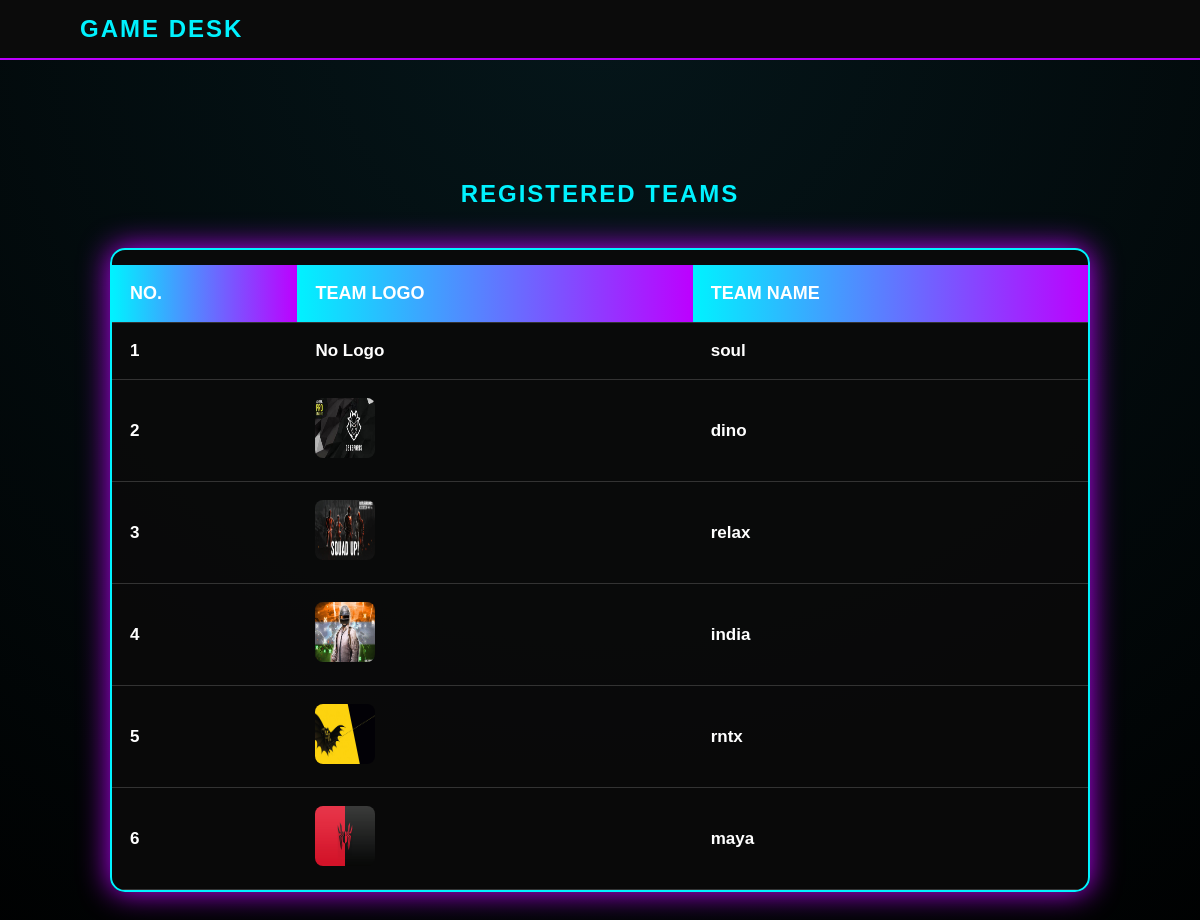
The app's page /all_team_entries/, older data.
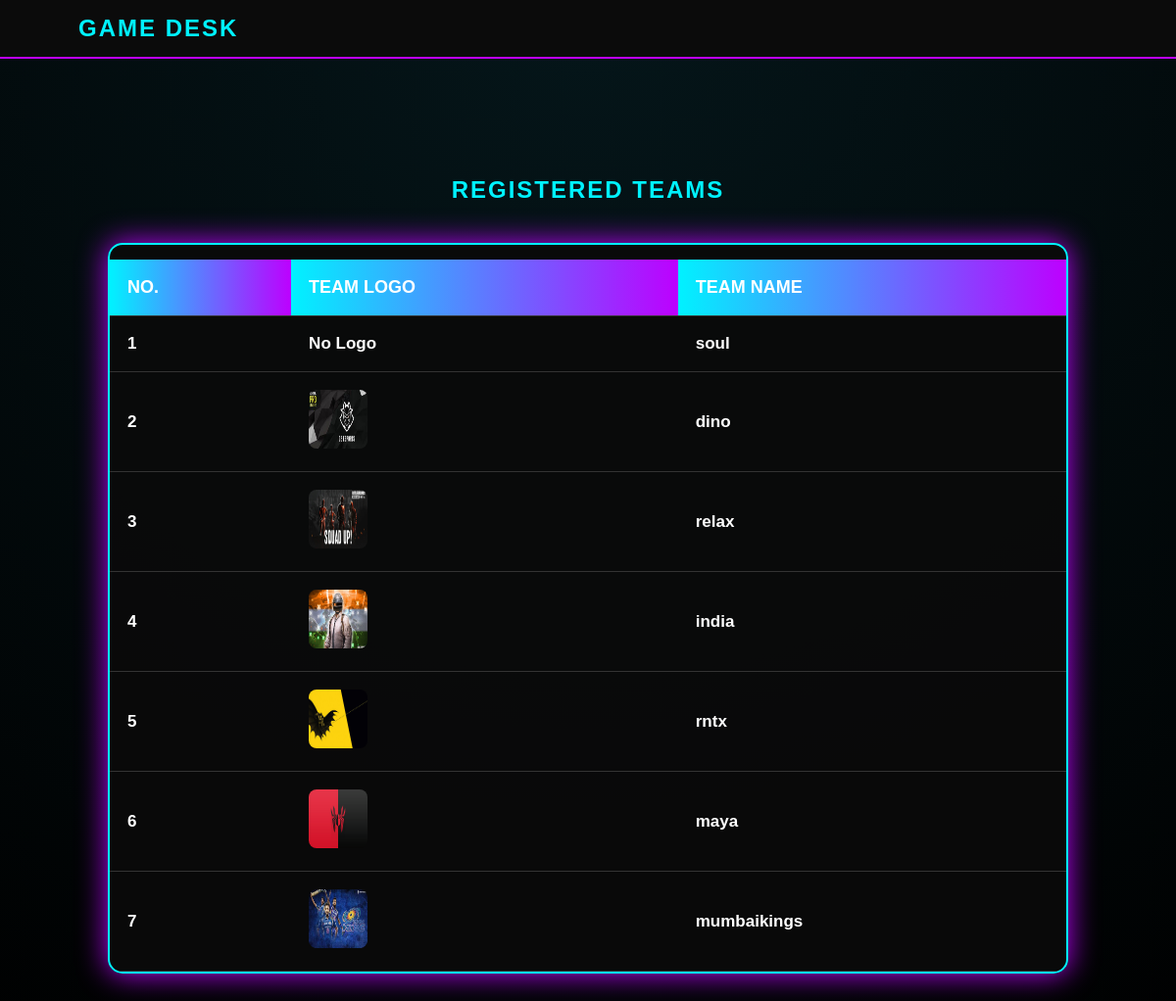
The same page, newer data.
### coreapp/models.py (models this page shows, shortened)
class TeamRegistration(models.Model):
    user = models.ForeignKey(User, on_delete=models.CASCADE)
    tournament = models.ForeignKey(Tournament, on_delete=models.CASCADE)
    team_name = models.CharField(max_length=100)
    contact_email = models.EmailField()
    contact_phone = models.CharField(max_length=15)
    team_logo = models.ImageField(upload_to='team_logos/', blank=True, null=True)
    payment_status = models.CharField(
        max_length=20,
        choices=[
            ('Pending', 'Pending'),
            ('Paid', 'Paid'),
        ],
        default='Pending'
    )
    approval_status = models.CharField(
        max_length=20,
        choices=[
            ('Pending', 'Pending'),
            ('Approved', 'Approved'),
            ('Rejected', 'Rejected'),
        ],
        default='Pending'
    )
    created_at = models.DateTimeField(auto_now_add=True)

### coreapp/views.py (the view)
# urls.py: path('all_team_entries/', views.all_team_entries, name='all_team_entries'),
def all_team_entries(request):
    teams = TeamRegistration.objects.filter(approval_status="Approved")
    return render(request, "all_team_entries.html", {
        "teams": teams
    })

### templates/all_team_entries.html (shortened to what this page needs)
{% load static %}
<!DOCTYPE html>
<html>
<head>
    <link rel="stylesheet" href="{% static 'css/style.css' %}">
</head>
<body>
<nav class="navbar">
    <h2>GAME DESK</h2>
</nav>
<section class="entries-container">
    <h1 class="neon-title">Registered Teams</h1>
    <div class="entries-table-box">
        <table class="entries-table">
            <thead>
                <tr>
                    <th>No.</th>
                    <th>Team Logo</th>
                    <th>Team Name</th>
                </tr>
            </thead>
                <tbody>
{% for team in teams %}
<tr>
    <td>{{ forloop.counter }}</td>
    <td>
        {% if team.team_logo %}
            <img src="{{ team.team_logo.url }}" width="60" height="60" style="border-radius:8px;">
        {% else %}
            No Logo
        {% endif %}
    </td>
    <td>{{ team.team_name }}</td>
</tr>
{% empty %}
<tr>
    <td colspan="3">No Teams Registered Yet</td>
</tr>
{% endfor %}
</tbody>
        </table>
    </div>
</section>
</body>
</html>

Row changes from the older to the newer data that the page shows:
added TeamRegistration: team_logo (picture), team_name "mumbaikings"
